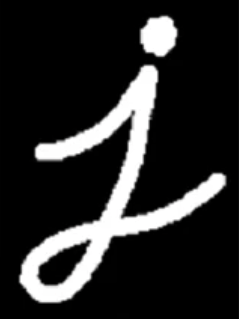
#> input picture 3图像清晰化/picture/2.png, 239 x 319 px
$ python 05erode_dilate.py
#> lines starting #> are read from the running program, lines starting #| are printed output that depends on the picture
# 膨胀腐蚀操作
import numpy as np
import cv2
import matplotlib.pyplot as plt

# 设置正常显示中文和负号（必须写在 set_title 之前才生效）
import matplotlib as mpl

mpl.rcParams['font.sans-serif'] = ['SimHei', 'PingFang SC', 'Heiti TC', 'Microsoft YaHei']  # 正常显示中文
mpl.rcParams['axes.unicode_minus'] = False  # 正常显示负号

# 1 读取图像
img = cv2.imread("picture/2.png")
#> img is the input picture: shape (319, 239, 3); mean B, G, R 39.9, 39.9, 39.9
print("图像尺寸:", img.shape)
#| 图像尺寸: (319, 239, 3)

# 2 创建核结构
kernel = np.ones((5, 5), np.uint8)   # 5×5 全 1 的方阵，腐蚀/膨胀的作用半径就由它决定

# 3 图像腐蚀和膨胀
erosion = cv2.erode(img, kernel)     # 腐蚀：任何一个 5×5 邻域内出现黑色，中心点就变黑 → 白色笔画变细
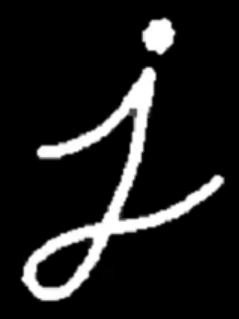
#> erosion: shape (319, 239, 3); mean B, G, R 28.5, 28.5, 28.5
dilate = cv2.dilate(img, kernel)     # 膨胀：任何一个 5×5 邻域内出现白色，中心点就变白 → 白色笔画变粗
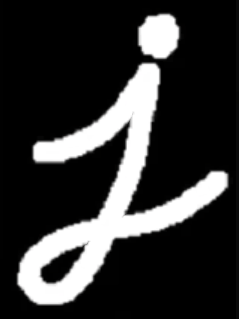
#> dilate: shape (319, 239, 3); mean B, G, R 51.4, 51.4, 51.4

print("原图白色像素: %.1f%%" % (100 * (img.mean(axis=2) > 128).mean()))
#| 原图白色像素: 15.6%
print("腐蚀后白色像素: %.1f%%" % (100 * (erosion.mean(axis=2) > 128).mean()))
#| 腐蚀后白色像素: 11.2%
print("膨胀后白色像素: %.1f%%" % (100 * (dilate.mean(axis=2) > 128).mean()))
#| 膨胀后白色像素: 20.1%

# 4 图像展示
# matplotlib 期望 RGB，OpenCV 读进来是 BGR，直接 imshow 颜色会颠倒
def to_rgb(image):
    return cv2.cvtColor(image, cv2.COLOR_BGR2RGB) if image.ndim == 3 else image

fig, axes = plt.subplots(nrows=1, ncols=3, figsize=(10, 8), dpi=100)

axes[0].imshow(to_rgb(img))
axes[0].set_title("原图")

axes[1].imshow(to_rgb(erosion))
axes[1].set_title("腐蚀后结果")

axes[2].imshow(to_rgb(dilate))
axes[2].set_title("膨胀后结果")

for ax in axes:
    ax.axis("off")

# 保存结果（方便无图形界面时查看）
import os

os.makedirs("save", exist_ok=True)
plt.savefig("save/05erode_dilate_result.png", dpi=150, bbox_inches="tight")
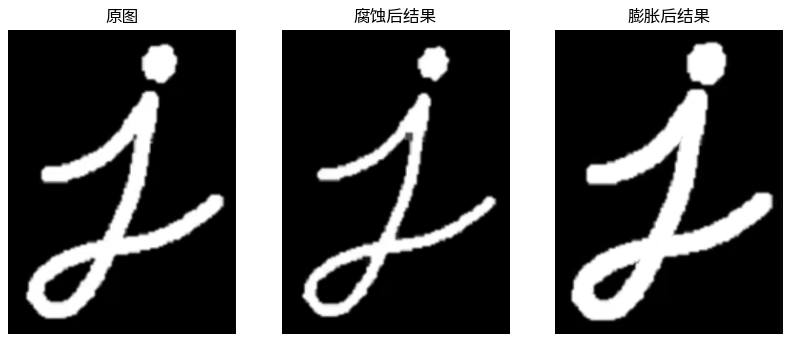
#> figure drawn by matplotlib, 3 panels

plt.show()

$ run again, with 3图像清晰化/picture/moon.png copied over 3图像清晰化/picture/2.png
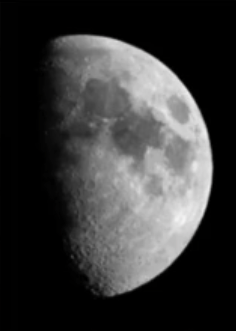
#> input picture 3图像清晰化/picture/moon.png, 236 x 331 px
#> img is the input picture: shape (331, 236, 3); mean B, G, R 56.1, 56.1, 56.1
#| 图像尺寸: (331, 236, 3)
#> `dilate = cv2.dilate(img, kernel)`:
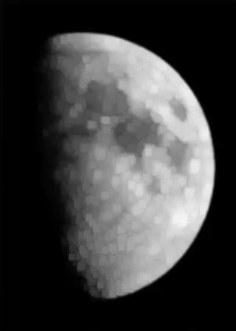
#> dilate: shape (331, 236, 3); mean B, G, R 63.4, 63.4, 63.4
#| 原图白色像素: 22.9%
#| 腐蚀后白色像素: 19.5%
#| 膨胀后白色像素: 26.3%
#> `plt.savefig("save/05erode_dilate_result.png", dpi=150, bbox_inches="ti..`:
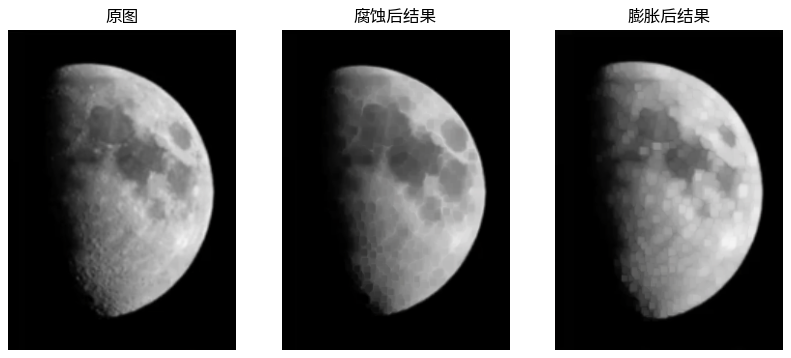
#> figure drawn by matplotlib, 3 panels
